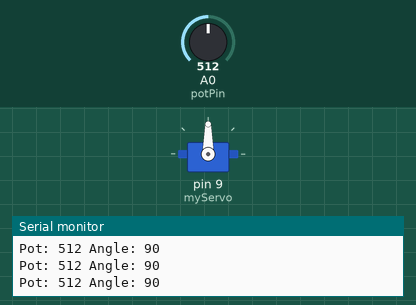
The sketch below on a simulated Arduino Uno, built with avr-gcc and run on an emulated ATmega328P. On the bench: servo, the last lines printed to the serial monitor. Inputs (shaded band) come from the test bench; at power-on: A0 (potPin) = 512.

Above: at 1.2 s.
1.3 s: A0 (potPin) set to 716
At 2.4 s:
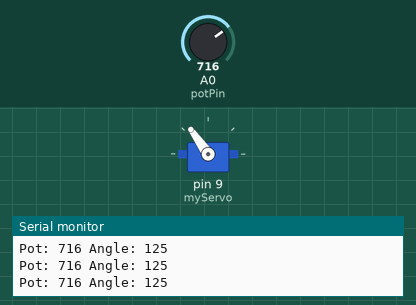
2.8 s: A0 (potPin) set to 900
At 3.9 s:
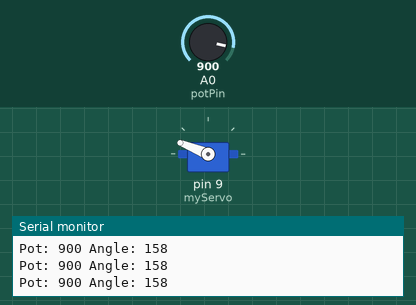
4.3 s: A0 (potPin) set to 1023
At 5.4 s:
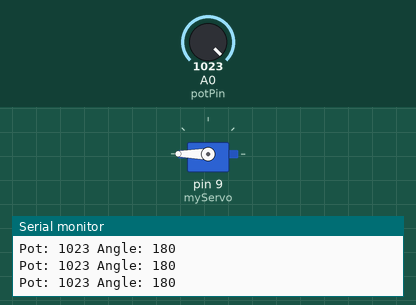
5.8 s: A0 (potPin) set to 306
At 6.9 s:
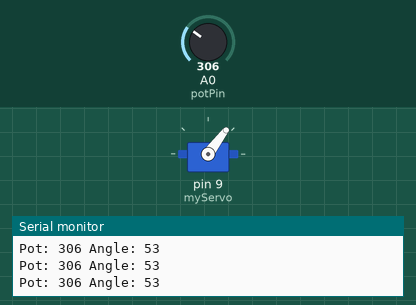
7.3 s: A0 (potPin) set to 122
At 8.4 s:
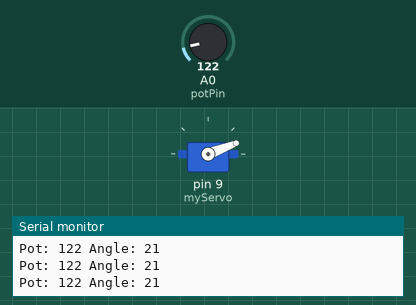
8.8 s: A0 (potPin) set to 0
At 9.9 s:
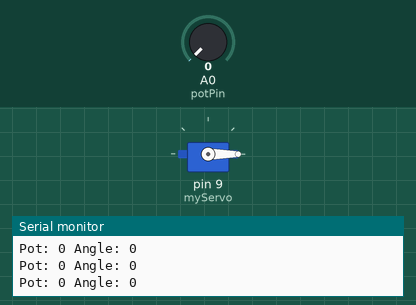
Timing chart, 0 to 11.3 s (numbered marks = the images above; inputs shaded):
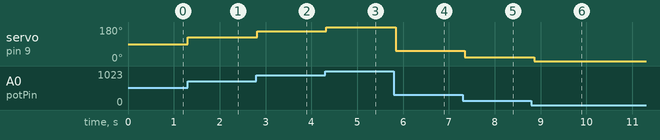

The sketch:

code.ino
```cpp
#include <Servo.h>
#define potPin A0
Servo myServo;
int potValue = 0;
int angle = 0;

void setup() {
  myServo.attach(9);
  Serial.begin(9600);

}

void loop() {
  potValue = analogRead(potPin);
  angle = map(potValue, 0, 1023, 0, 180);
  myServo.write(angle);
  Serial.print("Pot: ");
  Serial.print(potValue);
  Serial.print(" Angle: ");
  Serial.println(angle);
  delay(100);

}
```

Measured:
- after the input at 1.3 s, servo on pin 9 (myServo): 90° → 125° at once
- after the input at 2.8 s, servo on pin 9 (myServo): 125° → 158° at once
- after the input at 4.3 s, servo on pin 9 (myServo): 158° → 180° at once
- after the input at 5.8 s, servo on pin 9 (myServo): 180° → 53° at once
- after the input at 7.3 s, servo on pin 9 (myServo): 53° → 21° after 0.05 s
- after the input at 8.8 s, servo on pin 9 (myServo): 21° → 0° after 0.06 s
